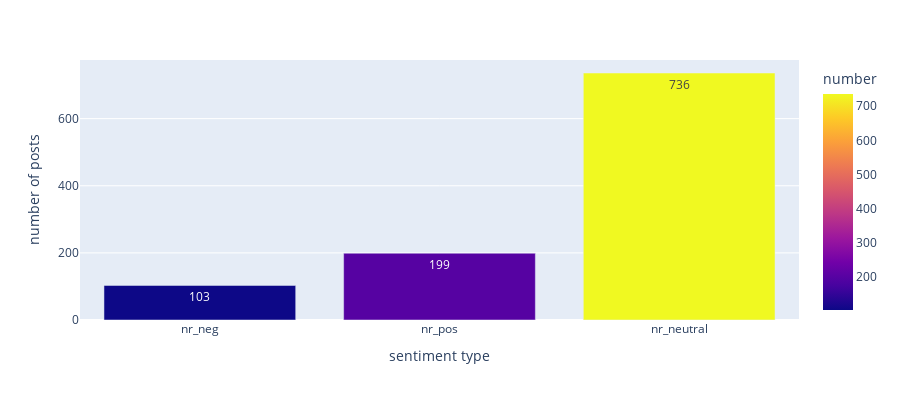
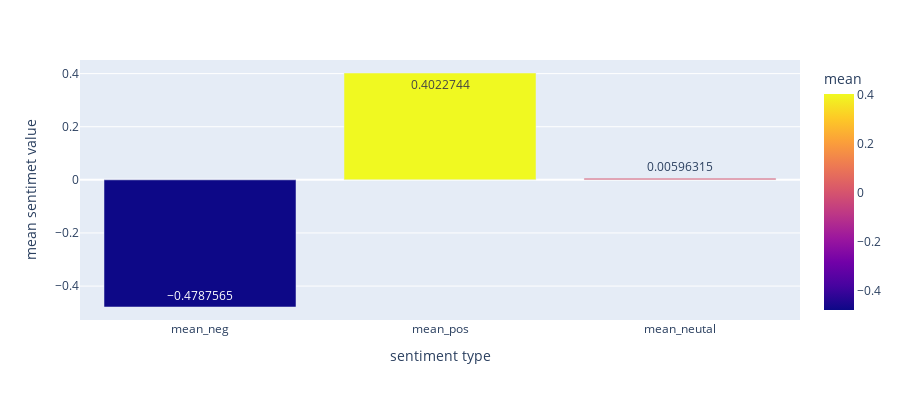

Notebook cell for these charts, in order:
### Code cell
viz2(87)

### Figure 1 — Plotly figure (JSON) as saved in the notebook; plotly's stock layout.template omitted (floating-point values rounded to 4 significant figures)
{"data": [{"alignmentgroup": "True", "hovertemplate": "sentiment type=%{x}<br>number of posts=%{y}<br>number=%{marker.color}<extra></extra>", "legendgroup": "", "marker": {"color": [103, 199, 736], "coloraxis": "coloraxis", "pattern": {"shape": ""}}, "name": "", "offsetgroup": "", "orientation": "v", "showlegend": false, "textposition": "auto", "texttemplate": "%{y}", "type": "bar", "x": ["nr_neg", "nr_pos", "nr_neutral"], "xaxis": "x", "y": [103, 199, 736], "yaxis": "y"}], "layout": {"barmode": "relative", "coloraxis": {"colorbar": {"title": {"text": "number"}}, "colorscale": [[0, "#0d0887"], [0.1111, "#46039f"], [0.2222, "#7201a8"], [0.3333, "#9c179e"], [0.4444, "#bd3786"], [0.5556, "#d8576b"], [0.6667, "#ed7953"], [0.7778, "#fb9f3a"], [0.8889, "#fdca26"], [1, "#f0f921"]]}, "height": 400, "legend": {"tracegroupgap": 0}, "margin": {"t": 60}, "xaxis": {"anchor": "y", "domain": [0, 1], "title": {"text": "sentiment type"}}, "yaxis": {"anchor": "x", "domain": [0, 1], "title": {"text": "number of posts"}}}}

### Figure 2 — Plotly figure (JSON) as saved in the notebook; plotly's stock layout.template omitted (floating-point values rounded to 4 significant figures)
{"data": [{"alignmentgroup": "True", "hovertemplate": "sentiment type=%{x}<br>mean sentimet value=%{y}<br>mean=%{marker.color}<extra></extra>", "legendgroup": "", "marker": {"color": [-0.4788, 0.4023, 0.005963], "coloraxis": "coloraxis", "pattern": {"shape": ""}}, "name": "", "offsetgroup": "", "orientation": "v", "showlegend": false, "textposition": "auto", "texttemplate": "%{y}", "type": "bar", "x": ["mean_neg", "mean_pos", "mean_neutal"], "xaxis": "x", "y": [-0.4788, 0.4023, 0.005963], "yaxis": "y"}], "layout": {"barmode": "relative", "coloraxis": {"colorbar": {"title": {"text": "mean"}}, "colorscale": [[0, "#0d0887"], [0.1111, "#46039f"], [0.2222, "#7201a8"], [0.3333, "#9c179e"], [0.4444, "#bd3786"], [0.5556, "#d8576b"], [0.6667, "#ed7953"], [0.7778, "#fb9f3a"], [0.8889, "#fdca26"], [1, "#f0f921"]]}, "height": 400, "legend": {"tracegroupgap": 0}, "margin": {"t": 60}, "xaxis": {"anchor": "y", "domain": [0, 1], "title": {"text": "sentiment type"}}, "yaxis": {"anchor": "x", "domain": [0, 1], "title": {"text": "mean sentimet value"}}}}
